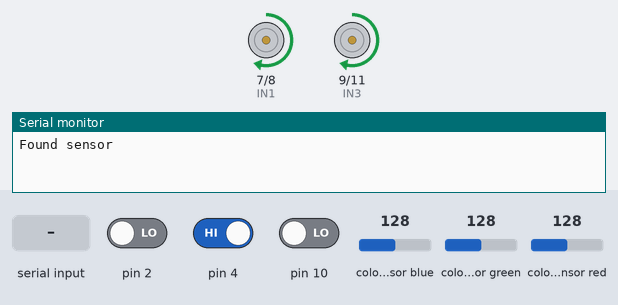
A sketch run on a simulated Arduino Uno, built with avr-gcc and run on an emulated ATmega328P. On the bench: motor-driver pin pairs drawn as motors (green arrow = first pin HIGH = forward, orange = second pin HIGH = backward, longer = more drive, scaled by the enable pin), the last lines printed to the serial monitor. The inputs (shaded band) are chosen by the test bench; at power-on: pin 10 LOW, pin 2 LOW, pin 4 HIGH, colour sensor blue 128, colour sensor green 128, colour sensor red 128.

Above: at 1.2 s.
1.3 s: pin 10 driven HIGH
At 1.8 s:
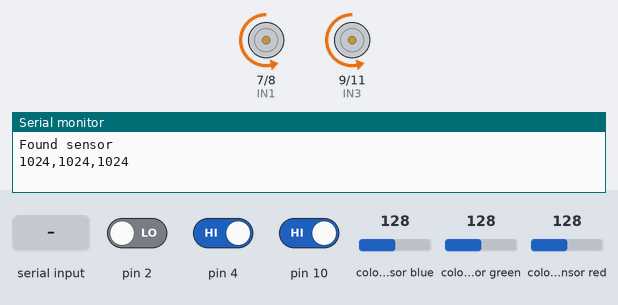
2.8 s: pin 2 driven HIGH and pin 4 driven LOW
At 3.5 s:
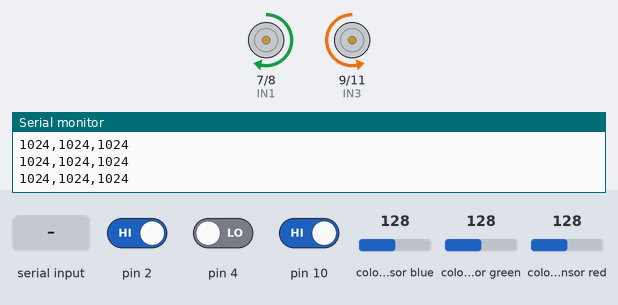
4.3 s: "G" received over Serial
At 5.0 s:
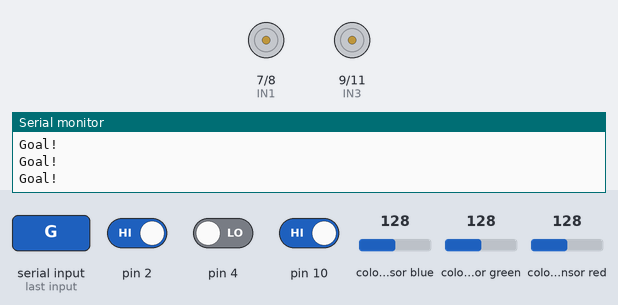
Timing chart, 0 to 7.3 s (numbered marks = the images above; inputs shaded):
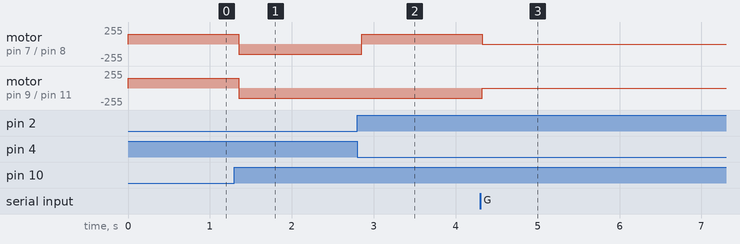

Measured:
- after the input at 1.3 s, motor on pin 7 (IN1) / pin 8 (IN2), motor on pin 9 (IN3) / pin 11 (IN4): forward 150/255 → backward 150/255 after 0.05 s
- after the input at 2.8 s, motor on pin 7 (IN1) / pin 8 (IN2): backward 150/255 → forward 150/255 after 0.05 s
- after the input at 4.3 s, motor on pin 7 (IN1) / pin 8 (IN2): forward 150/255 → stopped at once; motor on pin 9 (IN3) / pin 11 (IN4): backward 150/255 → stopped at once

The sketch:

rgb_sensor.ino
```cpp
#include <Wire.h>

#include "Adafruit_TCS34725.h"

#define addr 0x29

// Line Tracking IO define
#define LT_R !digitalRead(10)
#define LT_M !digitalRead(4)
#define LT_L !digitalRead(2)

#define ENA 5
#define ENB 6
#define IN1 7
#define IN2 8
#define IN3 9
#define IN4 11

#define carSpeedTracking 150
#define carSpeedRotate 250

// 左後方の車輪の力が弱いため、回転時間を増やして釣り合いを取る
#define rotationDurationRight 700
#define rotationDurationLeft 730

void forward() {
  analogWrite(ENA, carSpeedTracking);
  analogWrite(ENB, carSpeedTracking);
  digitalWrite(IN1, HIGH);
  digitalWrite(IN2, LOW);
  digitalWrite(IN3, LOW);
  digitalWrite(IN4, HIGH);
  // Serial.println("go forward!");
}

void back() {
  analogWrite(ENA, carSpeedRotate);
  analogWrite(ENB, carSpeedRotate);
  digitalWrite(IN1, LOW);
  digitalWrite(IN2, HIGH);
  digitalWrite(IN3, HIGH);
  digitalWrite(IN4, LOW);
  // Serial.println("go back!");
}

void left(int carSpeed) {
  analogWrite(ENA, carSpeed);
  analogWrite(ENB, carSpeed);
  digitalWrite(IN1, LOW);
  digitalWrite(IN2, HIGH);
  digitalWrite(IN3, LOW);
  digitalWrite(IN4, HIGH);
  // Serial.println("go left!");
}

void right(int carSpeed) {
  analogWrite(ENA, carSpeed);
  analogWrite(ENB, carSpeed);
  digitalWrite(IN1, HIGH);
  digitalWrite(IN2, LOW);
  digitalWrite(IN3, HIGH);
  digitalWrite(IN4, LOW);
  // Serial.println("go right!");
}

void stop() {
  digitalWrite(ENA, LOW);
  digitalWrite(ENB, LOW);
  // Serial.println("Stop!");
}

// Adafruit_TCS34725 tcs = Adafruit_TCS34725(TCS34725_INTEGRATIONTIME_614MS,
// TCS34725_GAIN_1X);
Adafruit_TCS34725 tcs =
    Adafruit_TCS34725(TCS34725_INTEGRATIONTIME_24MS, TCS34725_GAIN_4X);

void setup() {
  Serial.begin(9600);

  if (tcs.begin()) {
    Serial.println("Found sensor");
  } else {
    Serial.println("No TCS34725 found ... check your connections");
    while (1);
  }

  //  tcs.setInterrupt(false);

  pinMode(10, INPUT);
  pinMode(4, INPUT);
  pinMode(2, INPUT);

  pinMode(ENA, OUTPUT);
  pinMode(ENB, OUTPUT);
  pinMode(IN1, OUTPUT);
  pinMode(IN2, OUTPUT);
  pinMode(IN3, OUTPUT);
  pinMode(IN4, OUTPUT);
}

bool isGoal = false;

void loop() {
  if (isGoal) {
    Serial.println("Goal!");
    stop();
    return;
  }

  char recv;
  if (Serial.available()) {
    recv = char(Serial.read());
    //    Serial.println(recv);

    if (recv == 'F') {
      forward();
      delay(100);
    } else if (recv == 'R') {
      right(carSpeedRotate);
      delay(750);
      forward();
      delay(100);
    } else if (recv == 'L') {
      left(carSpeedRotate);
      delay(800);
      forward();
      delay(100);
    } else if (recv == 'G') {
      isGoal = true;
      return;
    }
  }

  // Line tracking logic
  if (LT_M) {
    forward();
  } else if (LT_R) {
    right(carSpeedTracking);
    while (LT_R);
  } else if (LT_L) {
    left(carSpeedTracking);
    while (LT_L);
  }

  // check color
  uint16_t r, g, b, c;

  tcs.getRawData(&r, &g, &b, &c);

  Serial.println(String(r) + "," + String(g) + "," + String(b));

  //  delay(30);
}
```
